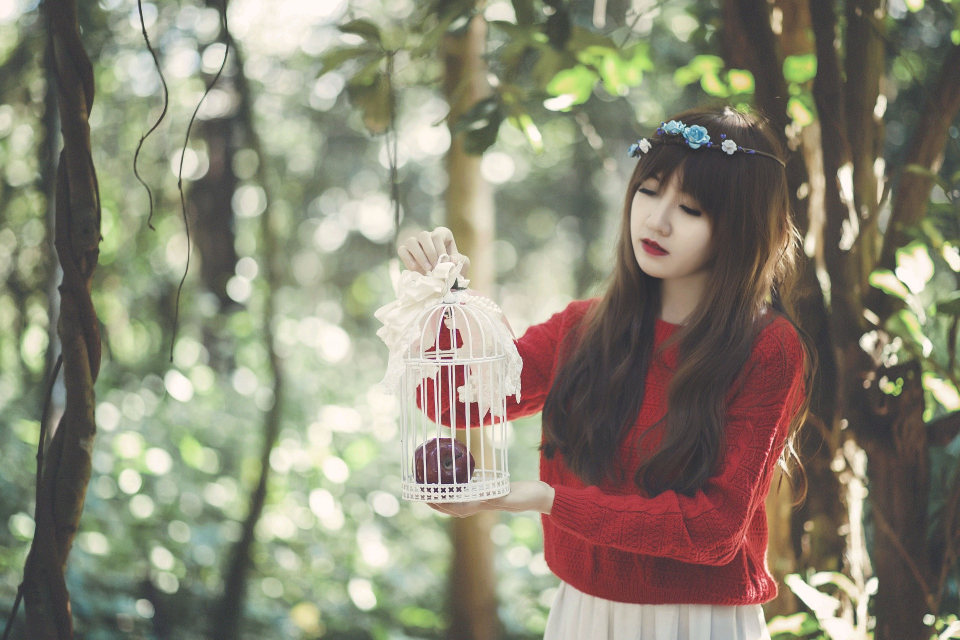
#> input picture girl-1733335_1920.jpg, 1920 x 1279 px, found by its file name (shown at 1/2 size)
$ jupyter execute '15 blue green red image.ipynb'
#> lines starting #> are read from the running program, lines starting #| are printed output that depends on the picture
# convert RGB(color) image into Blue, Green, Red

[cell 1]
import cv2
import numpy as np

[cell 2]
img_path = r"C:\Users\photos\girl-1733335_1920.jpg"

img = cv2.imread(img_path)
#> img is the input picture: shape (1279, 1920, 3); mean B, G, R 116.9, 135.3, 138.9
img = cv2.resize(img, (1280, 720))
#> img: shape (720, 1280, 3)

cv2.imshow("color Image", img)
cv2.waitKey(0)
cv2.destroyAllWindows()

[cell 3]
img.shape
#> Out = (720, 1280, 3)

# Blue image

[cell 4]
b, g, r = cv2.split(img)

zero_ch = np.zeros(img.shape[0:2], dtype = "uint8")

blue_img = cv2.merge([b, zero_ch, zero_ch])
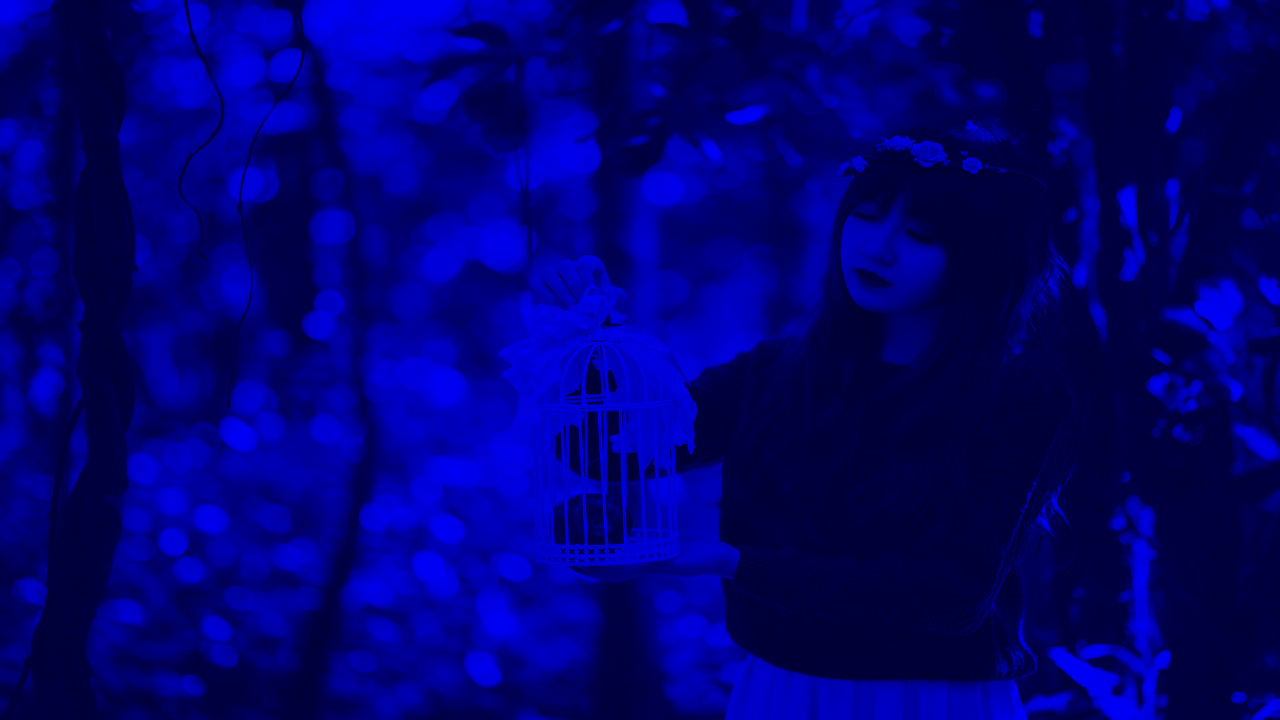
#> blue_img: shape (720, 1280, 3); mean of channels 0, 1, 2 116.8, 0, 0; drawn as B, G, R

cv2.imshow("Blue Image", blue_img)

cv2.waitKey(0)
cv2.destroyAllWindows()

# Green image

[cell 5]
b, g, r = cv2.split(img)

zero_ch = np.zeros(img.shape[0:2], dtype = "uint8")


green_img = cv2.merge([zero_ch, g, zero_ch])
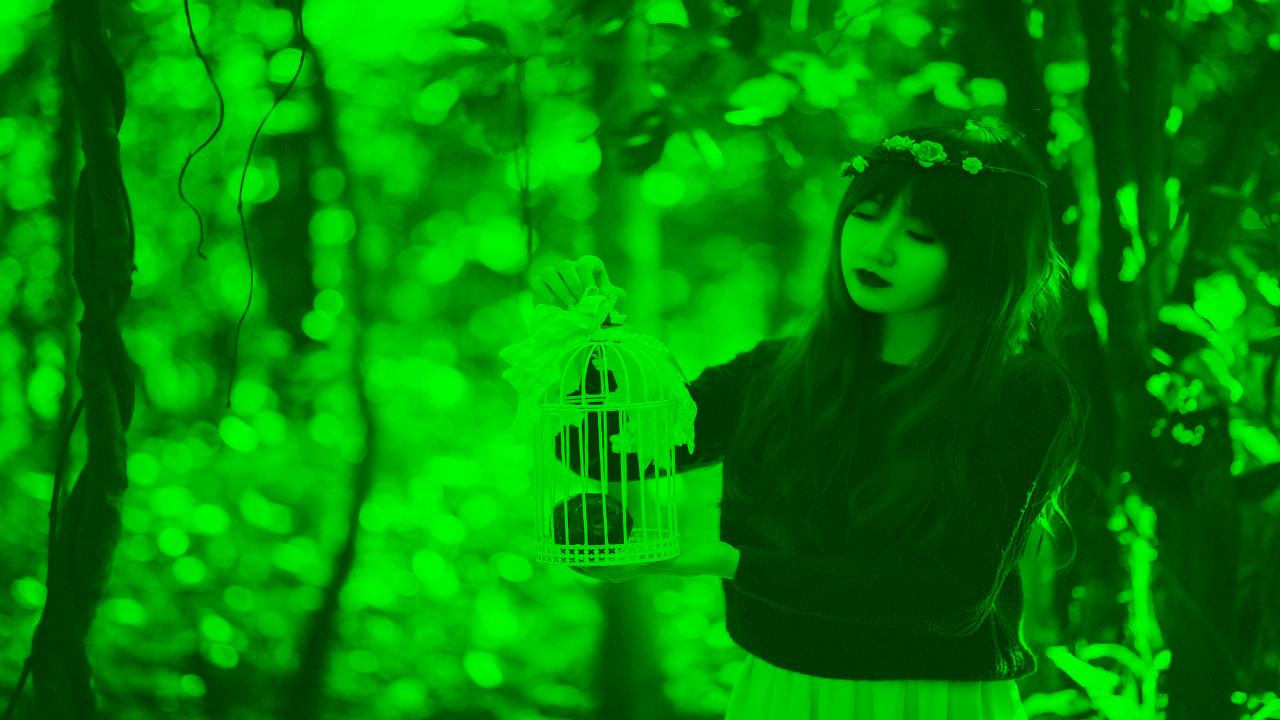
#> green_img: shape (720, 1280, 3); mean of channels 0, 1, 2 0, 135.2, 0; drawn as B, G, R

cv2.imshow("Green Image", green_img)

cv2.waitKey(0)
cv2.destroyAllWindows()

# Red image

[cell 6]
b, g, r = cv2.split(img)

zero_ch = np.zeros(img.shape[0:2], dtype = "uint8")


red_img = cv2.merge([zero_ch, zero_ch, r])
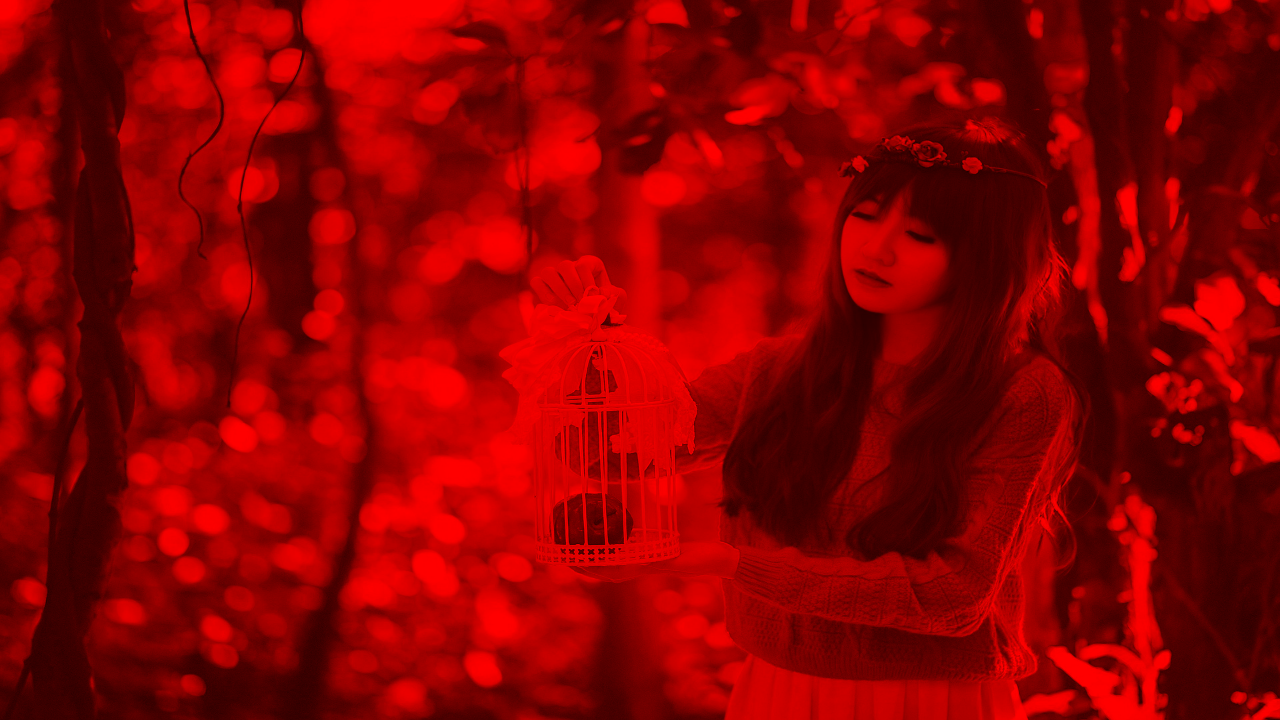
#> red_img: shape (720, 1280, 3); mean of channels 0, 1, 2 0, 0, 138.7; drawn as B, G, R

cv2.imshow("Red Image", red_img)

cv2.waitKey(0)
cv2.destroyAllWindows()

# Show image using index splitting and 4 image in one window

[cell 7]
img = cv2.resize(img, (400, 300))
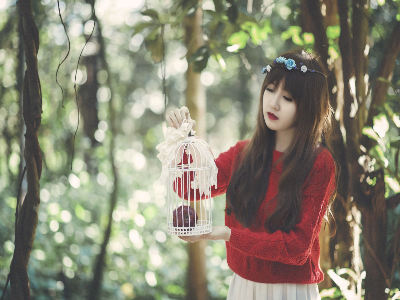
#> img: shape (300, 400, 3); mean B, G, R 116.7, 135.1, 138.6
red_array = np.zeros(img.shape, dtype = "uint8")
red_array[:, :, 2] = img[:, :, 2]
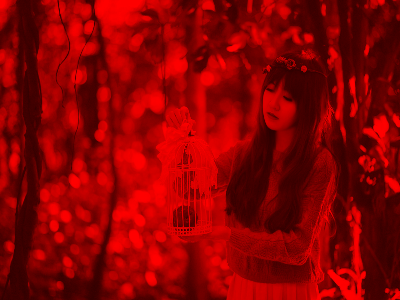
#> red_array: shape (300, 400, 3); mean B, G, R 0, 0, 138.6

green_array = np.zeros(img.shape, dtype = "uint8")
green_array[:, :, 1] = img[:, :, 1]
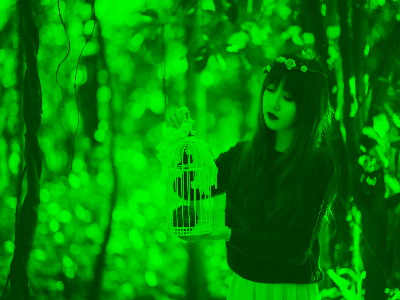
#> green_array: shape (300, 400, 3); mean B, G, R 0, 135.1, 0

blue_array = np.zeros(img.shape, dtype = "uint8")
blue_array[:, :, 0] = img[:, :, 0]
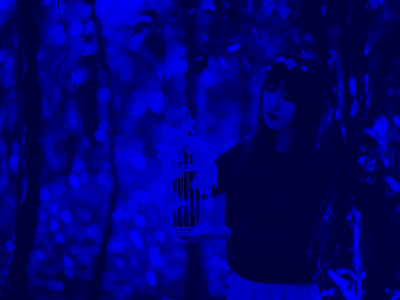
#> blue_array: shape (300, 400, 3); mean B, G, R 116.7, 0, 0

ht1 = np.hstack((red_array, green_array))
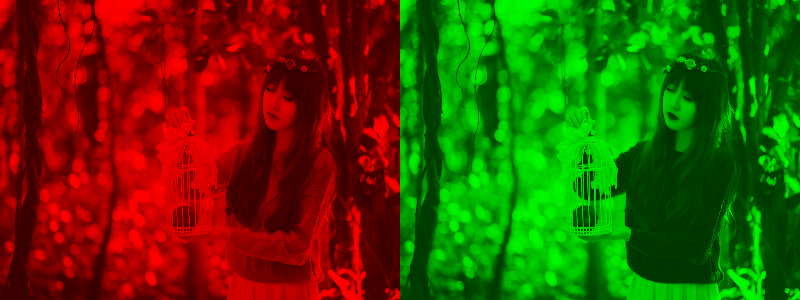
#> ht1: shape (300, 800, 3); mean B, G, R 0, 67.6, 69.3
ht2 = np.hstack((blue_array, img))
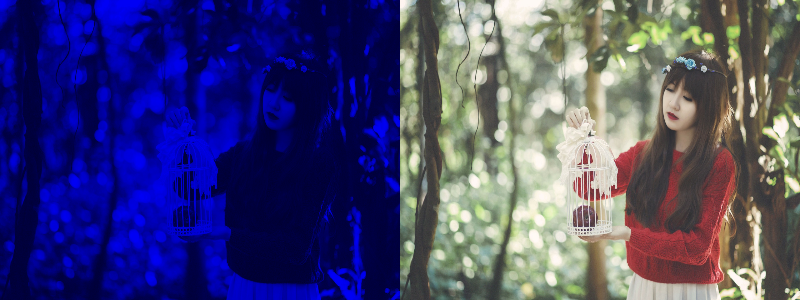
#> ht2: shape (300, 800, 3); mean B, G, R 116.7, 67.6, 69.3
img_4 = np.vstack((ht1, ht2))
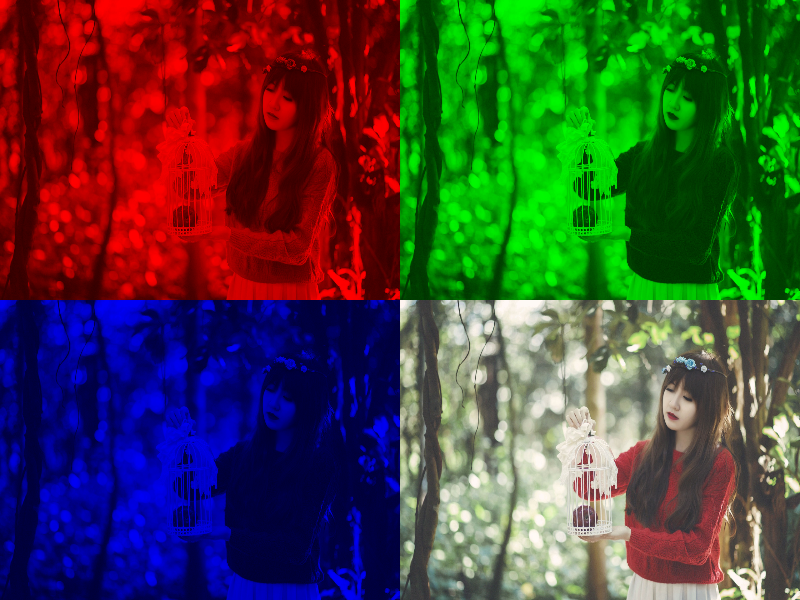
#> img_4: shape (600, 800, 3); mean B, G, R 58.3, 67.6, 69.3

cv2.imshow("4 images", img_4)

cv2.waitKey(0)
cv2.destroyAllWindows()

$ run again, with girl-5270766_1920.jpg copied over girl-1733335_1920.jpg
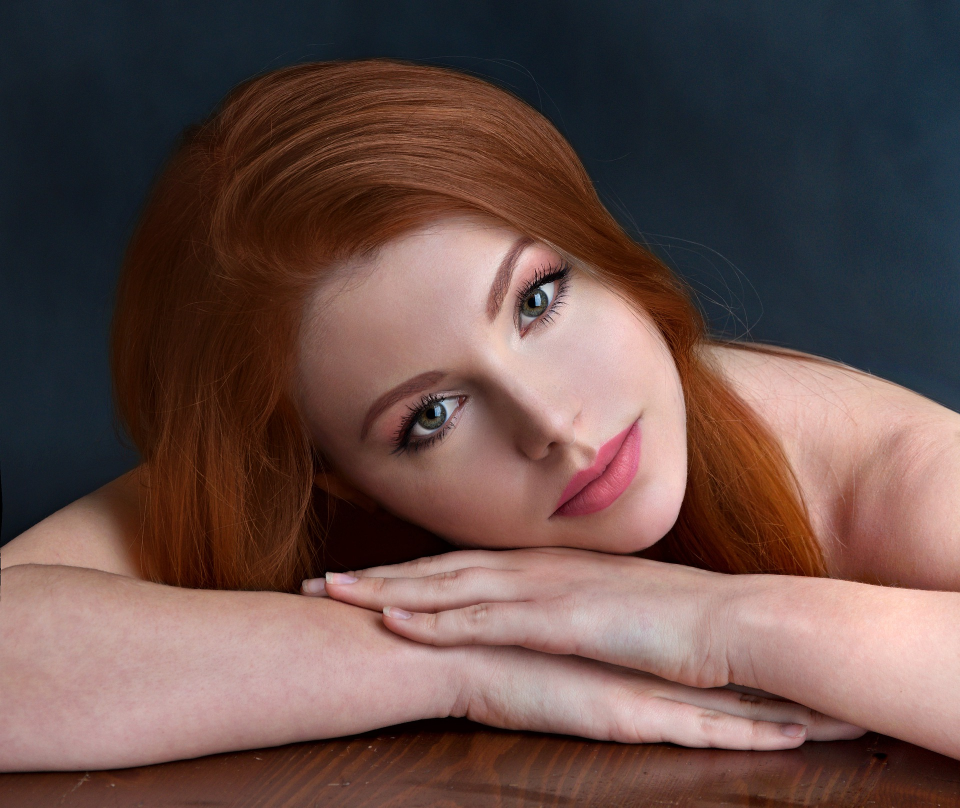
#> input picture girl-5270766_1920.jpg, 1920 x 1615 px, found by its file name (shown at 1/2 size)
#> img is the input picture: shape (1615, 1920, 3); mean B, G, R 73.8, 78.1, 102.6
#> `ht2 = np.hstack((blue_array, img))`:
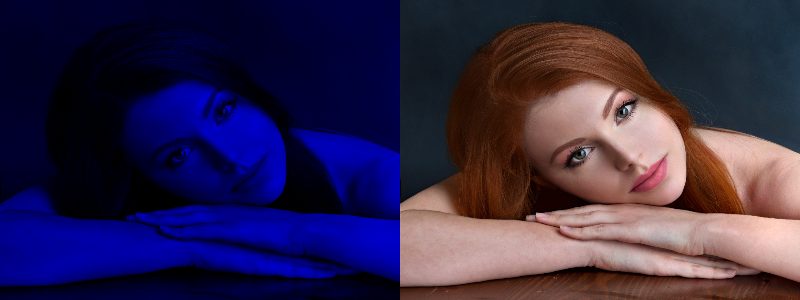
#> ht2: shape (300, 800, 3); mean B, G, R 73.6, 38.9, 51.2
#> `img_4 = np.vstack((ht1, ht2))`:
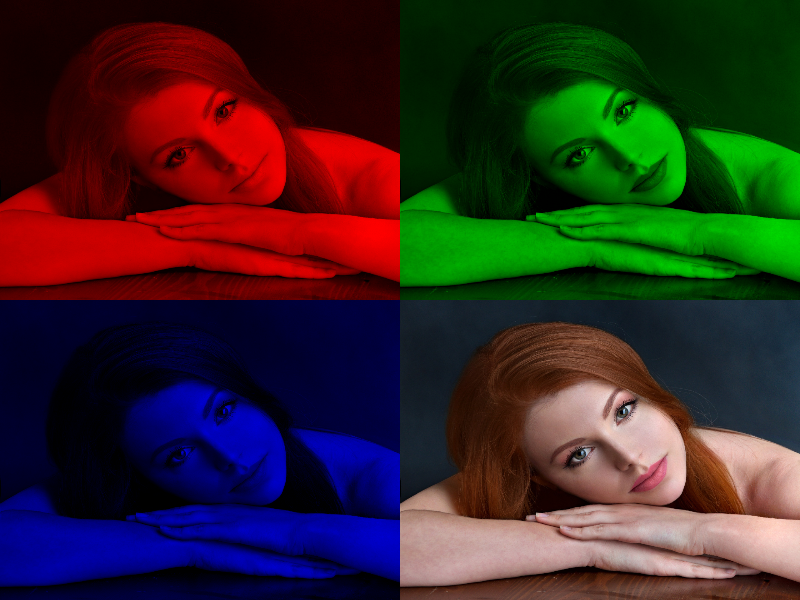
#> img_4: shape (600, 800, 3); mean B, G, R 36.8, 38.9, 51.2

$ run again, with army-2679138_1920.jpg copied over girl-1733335_1920.jpg
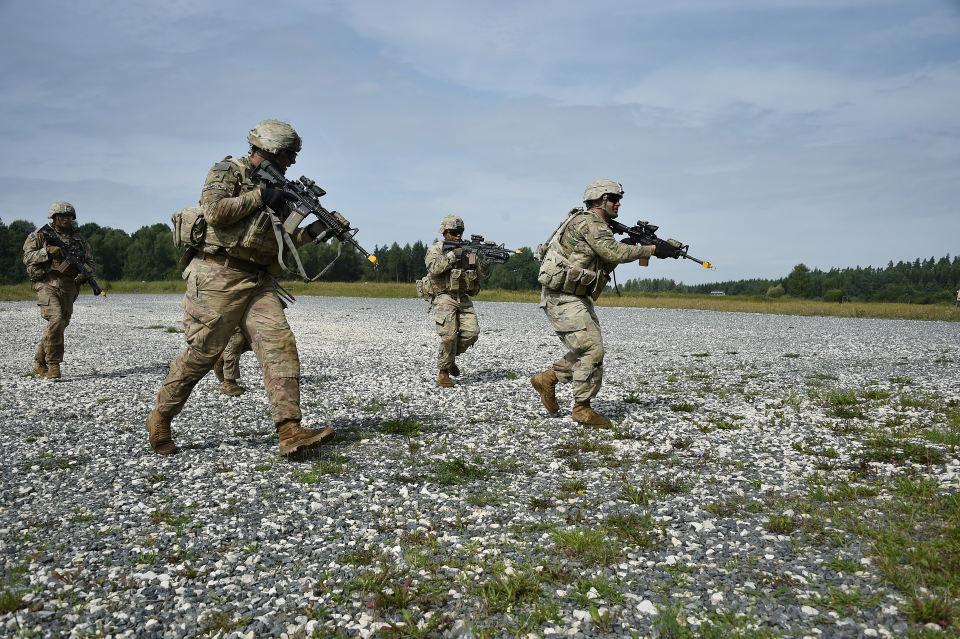
#> input picture army-2679138_1920.jpg, 1920 x 1277 px, found by its file name (shown at 1/2 size)
#> img is the input picture: shape (1277, 1920, 3); mean B, G, R 136.2, 136.7, 128.8
#> `img_4 = np.vstack((ht1, ht2))`:
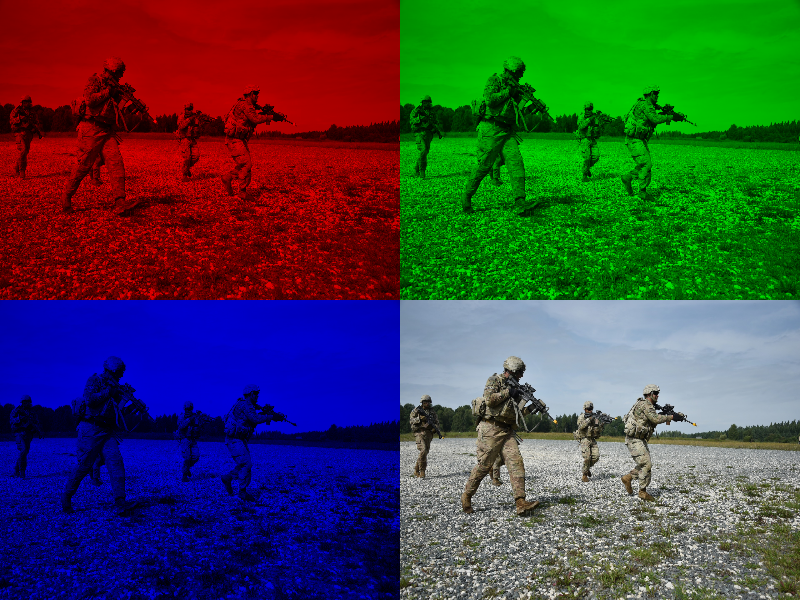
#> img_4: shape (600, 800, 3); mean B, G, R 68, 68.2, 64.3
